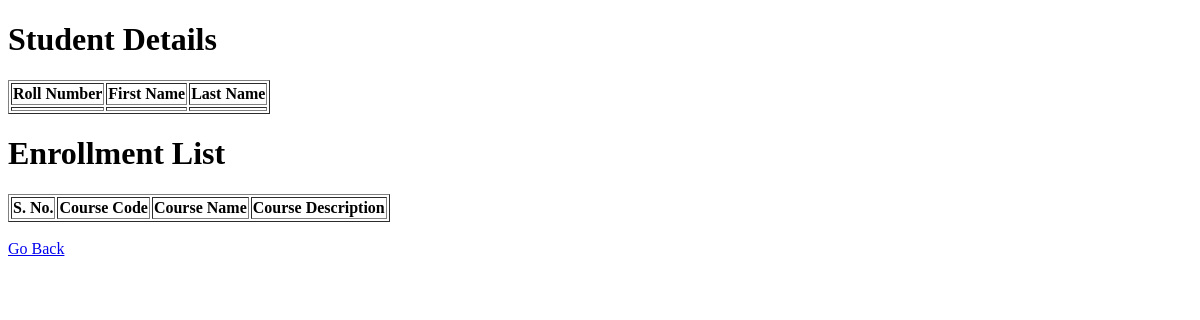
The app's page /student/2, older data.
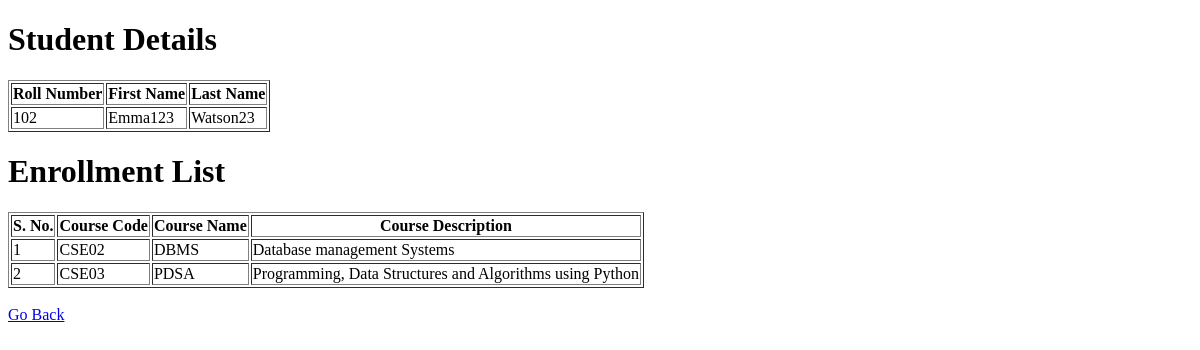
The same page, newer data.
### application/models.py (models this page shows)
class Student(db.Model):
    __tablename__ = "student"
    student_id = db.Column(db.Integer, autoincrement=True, primary_key=True)
    roll_number = db.Column(db.String, unique=True, nullable=False)
    first_name = db.Column(db.String, nullable=False)
    last_name = db.Column(db.String)

class Course(db.Model):
    __tablename__ = "course"
    course_id = db.Column(db.Integer, autoincrement=True, primary_key=True)
    course_code = db.Column(db.String, unique=True, nullable=False)
    course_name = db.Column(db.String, nullable=False)
    course_description = db.Column(db.String)

### application/controllers.py (the view)
@app.route('/student/<sid>', methods=['GET'])
def students_details_get(sid):
    student = Student.query.filter(Student.student_id == sid).first()
    enrollments = Enrollments.query.filter(Enrollments.estudent_id == sid).all()
    course_ids = [i.ecourse_id for i in enrollments]
    course_list = []
    for index, cid in enumerate(course_ids):
        print(index, cid)
        course = Course.query.filter(Course.course_id == cid).first()
        course_list.append([index + 1, course.course_code, course.course_name, course.course_description])
    print(course_list)
    return render_template("student_details.html", student=student, courses=course_list)

### templates/student_details.html (shortened to what this page needs)
<!DOCTYPE html>
<html lang="en">
<head>
</head>
<body>
<h1>Student Details</h1>
<div>
    <table id="personal-details" border>
        <tr>
            <th>Roll Number</th>
            <th>First Name</th>
            <th>Last Name</th>
        </tr>
        <tr>
            <td>{{ student.roll_number }}</td>
            <td>{{ student.first_name }}</td>
            <td>{{ student.last_name }}</td>
        </tr>
    </table>
</div>
<h1>Enrollment List</h1>
<div>
    <table id="enroll-table" border>
        <tr>
            <th>S. No.</th>
            <th>Course Code</th>
            <th>Course Name</th>
            <th>Course Description</th>
        </tr>
        {% for course in courses %}
            <tr>
                <td>{{ course[0] }}</td>
                <td>{{ course[1] }}</td>
                <td>{{ course[2] }}</td>
                <td>{{ course[3] }}</td>
            </tr>
        {% endfor %}
    </table>
    <br>
    <a href="/">Go Back</a>
</div>
</body>
</html>

Row changes from the older to the newer data that the page shows:
added Student: roll_number "102", first_name "Emma123", last_name "Watson23"
now on this page (row unchanged): Course: course "1", course_code "CSE02", course_name "DBMS", course_description "Database management Systems"
now on this page (row unchanged): Course: course "2", course_code "CSE03", course_name "PDSA", course_description "Programming, Data Structures and Algorithms using Python"
